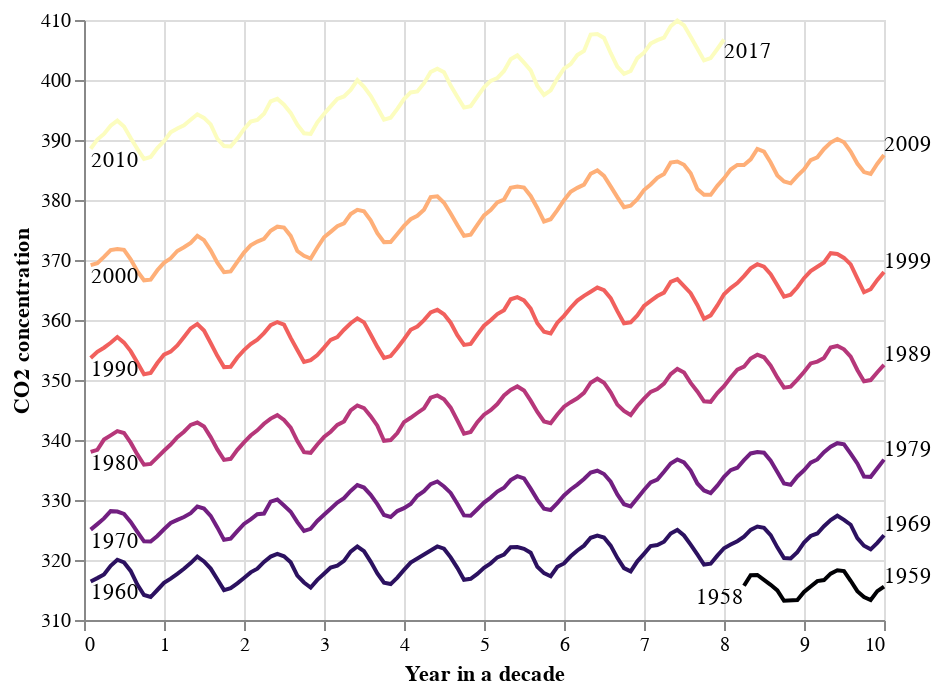

Write notebook code for a chart like this one.
### Markdown cell above
This plot looks much better! In addition to change the x encoding, we also encode "decade" as color.  By doing so, we are also implicitly specifying grouping information. All data points with the same "decade" value are grouped together when drawing the line plot. Try change the color to use "year" column and see the effects!

Another interesting change we made is the usage of magma color scheme. We will talk more about color later in the course.  Magma is one of the standard color scheme that Altair inherits from [Vega](https://vega.github.io/vega/).  See more color schemes [here](https://vega.github.io/vega/docs/schemes/).

This chart almost look like what we want. The only thing left is to add some text labels.

### Code cell
text_base = base.encode(x="decade_year", 
                        y="CO2:Q", 
                        text="year", 
                        color=alt.value("black"))

start_decade = text_base.mark_text(align="left", baseline="top")
start_decade = start_decade.transform_filter(alt.datum.decade_year == 1/12)
end_decade = text_base.mark_text(align="left", baseline="bottom")
end_decade = end_decade.transform_filter(alt.datum.decade_year == 10)
other_year = text_base.mark_text(align="right", baseline="top")\
                      .transform_filter(((alt.datum.year==1958) & (alt.datum.month==3))) +\
             text_base.mark_text(align="left", baseline="top")\
                      .transform_filter(((alt.datum.year==2017) & (alt.datum.month==12)))

line_chart + start_decade + end_decade + other_year

### Figure 1 — Vega-Lite specification as saved in the notebook (floating-point values rounded to 4 significant figures; data arrays with more than 128 entries replaced by an {"elided": "..."} marker saying what was removed)
{"config": {"view": {"continuousWidth": 400, "continuousHeight": 300}}, "layer": [{"mark": "line", "encoding": {"color": {"field": "decade", "legend": null, "scale": {"scheme": "magma"}, "type": "quantitative"}, "x": {"field": "decade_year", "title": "Year in a decade", "type": "quantitative"}, "y": {"field": "CO2", "scale": {"zero": false}, "title": "CO2 concentration", "type": "quantitative"}}}, {"mark": {"type": "text", "align": "left", "baseline": "top"}, "encoding": {"color": {"value": "black"}, "text": {"field": "year", "type": "quantitative"}, "x": {"field": "decade_year", "type": "quantitative"}, "y": {"field": "CO2", "type": "quantitative"}}, "transform": [{"filter": "(datum.decade_year === 0.08333333333333333)"}]}, {"mark": {"type": "text", "align": "left", "baseline": "bottom"}, "encoding": {"color": {"value": "black"}, "text": {"field": "year", "type": "quantitative"}, "x": {"field": "decade_year", "type": "quantitative"}, "y": {"field": "CO2", "type": "quantitative"}}, "transform": [{"filter": "(datum.decade_year === 10)"}]}, {"layer": [{"mark": {"type": "text", "align": "right", "baseline": "top"}, "encoding": {"color": {"value": "black"}, "text": {"field": "year", "type": "quantitative"}, "x": {"field": "decade_year", "type": "quantitative"}, "y": {"field": "CO2", "type": "quantitative"}}, "transform": [{"filter": "((datum.year === 1958) && (datum.month === 3))"}]}, {"mark": {"type": "text", "align": "left", "baseline": "top"}, "encoding": {"color": {"value": "black"}, "text": {"field": "year", "type": "quantitative"}, "x": {"field": "decade_year", "type": "quantitative"}, "y": {"field": "CO2", "type": "quantitative"}}, "transform": [{"filter": "((datum.year === 2017) && (datum.month === 12))"}]}]}], "data": {"name": "data-1763dd0fe444b3a69fa532e85b73033e"}, "$schema": "https://vega.github.io/schema/vega-lite/v4.17.0.json", "datasets": {"data-1763dd0fe444b3a69fa532e85b73033e": {"elided": "713 records"}}}
